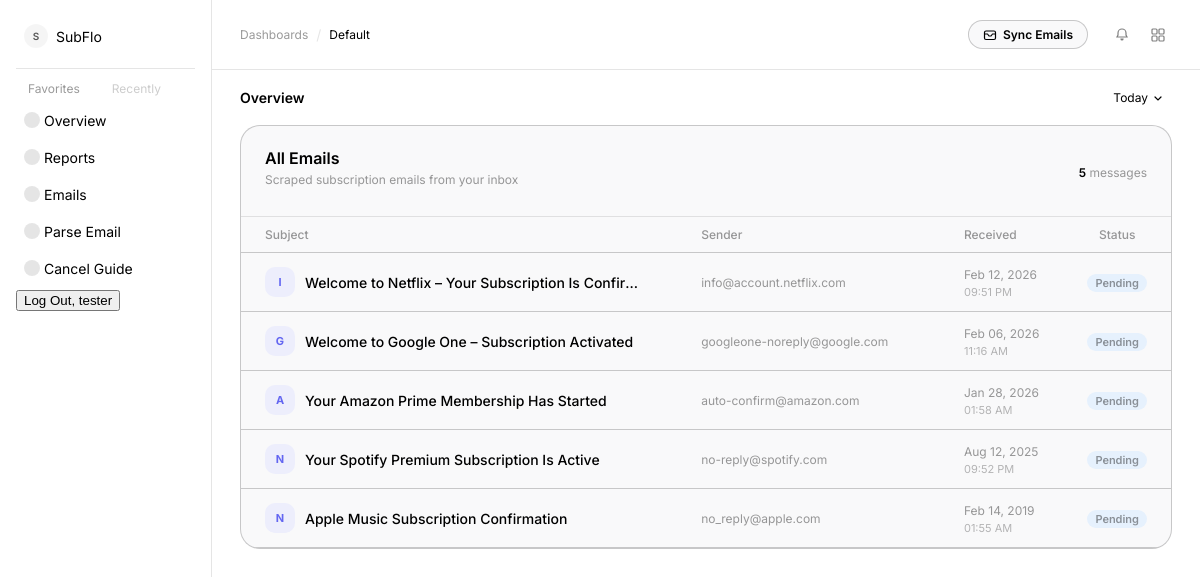
Screenshot of /dashboard/email_message/ (signed in) with the database file from the repository.
### subscriptions/models.py (models this page shows, shortened)
class EmailMessage(models.Model):
    id = models.UUIDField(primary_key=True, default=uuid.uuid4, editable=False, verbose_name="Message ID")
    user = models.ForeignKey(User, on_delete=models.CASCADE, related_name='email_messages', verbose_name="User")
    gmail_message_id = models.CharField(max_length=32, verbose_name="Gmail Message ID",default="")
    subject = models.CharField(max_length=255, verbose_name="Subject")
    sender = models.CharField(max_length=255, verbose_name="Sender")
    received_date = models.DateTimeField(verbose_name="Received Date")
    raw_email_body = models.TextField(verbose_name="Raw Email Body")
    parsed_data = models.JSONField(null=True, blank=True, verbose_name="Parsed Data")  # Store the LLM output
    created_at = models.DateTimeField(auto_now_add=True, verbose_name="Created At")    # Time when `parsed_data` is filled
    class Meta:
        verbose_name = "Email Message"
        verbose_name_plural = "Email Messages"
        ordering = ["user", "-received_date"]
        constraints = [
            models.UniqueConstraint(
                fields=["user", "gmail_message_id"],
                name="unique_user_gmail_message_id",
            )
        ]

### dashboard/views.py (the view)
# urls.py: path("email_message/", email_message_list, name="email_message_list-url"),
@login_required(login_url='login_urlpattern')
def email_message_list(request):
    email_messages = EmailMessage.objects.filter(user=request.user).values("id", "subject", "sender", "received_date")
    template = loader.get_template("dashboard/email_message_list.html")
    context = {"email_messages": email_messages}
    output = template.render(context, request)
    return HttpResponse(output)

### templates/dashboard/email_message_list.html (shortened to what this page needs)
{% extends "base.html" %}
{% block content %}
<div class="ds-panel" style="padding: 0; overflow: hidden;">
  <div class="ds-panel-header" style="padding: 20px 24px 16px; border-bottom: 1px solid var(--colors-black-10); margin-bottom: 0;">
    <div>
      <div class="ds-panel-title" style="font-size: 16px; line-height: 24px;">All Emails</div>
      <p style="font-size: var(--12-regular-font-size); color: var(--colors-black-40); margin-top: 2px; line-height: var(--12-regular-line-height);">
        Scraped subscription emails from your inbox
      </p>
    </div>
    <div style="display: flex; align-items: center; gap: 10px; flex-wrap: wrap;">
      <span style="
        font-size: var(--12-regular-font-size);
        color: var(--colors-black-40);
        line-height: var(--12-regular-line-height);
      ">
        <span style="font-weight: 600; color: var(--colors-black-100);">{{ email_messages|length }}</span> message{{ email_messages|length|pluralize }}
      </span>
    </div>
  </div>
  <div class="ds-overflow-x">
    <table class="ds-data-table" style="min-width: 600px;">
      <thead>
        <tr>
          <th style="padding: 10px 24px; width: 48%;">Subject</th>
          <th style="padding: 10px 24px; width: 32%;">Sender</th>
          <th style="padding: 10px 24px; width: 12%;">Received</th>
          <th style="padding: 10px 24px; width: 8%; text-align: center;">Status</th>
        </tr>
      </thead>
      <tbody>
        {% for email in email_messages %}
        <tr style="transition: background-color 0.12s ease;" onmouseover="this.style.backgroundColor='var(--colors-black-4)'" onmouseout="this.style.backgroundColor=''">
          <td style="padding: 12px 24px;">
            <a href="{% url 'email_message_detail-url' email.id %}"
               style="
                 display: flex;
                 align-items: center;
                 gap: 10px;
                 text-decoration: none;
                 color: inherit;
               ">
              <div class="ds-avatar" style="
                background-color: var(--colors-background-4);
                color: #6366f1;
                font-size: 11px;
                font-weight: 700;
                flex-shrink: 0;
              ">
                {{ email.sender|slice:":1"|upper }}
              </div>
              <span style="
                font-size: var(--14-regular-font-size);
                color: var(--colors-black-100);
                font-weight: 500;
                overflow: hidden;
                text-overflow: ellipsis;
                white-space: nowrap;
                max-width: 340px;
              ">{{ email.subject }}</span>
            </a>
          </td>
          <td style="padding: 12px 24px;">
            <span style="
              font-size: var(--12-regular-font-size);
              color: var(--colors-black-40);
              overflow: hidden;
              text-overflow: ellipsis;
              white-space: nowrap;
              display: block;
              max-width: 260px;
            ">{{ email.sender }}</span>
          </td>
          <td style="padding: 12px 24px; white-space: nowrap;">
            <span style="font-size: var(--12-regular-font-size); color: var(--colors-black-40);">
              {{ email.received_date|date:"M d, Y" }}
            </span>
            <br>
            <span style="font-size: 11px; color: var(--colors-black-40); opacity: 0.7;">
              {{ email.received_date|date:"h:i A" }}
            </span>
          </td>
          <td style="padding: 12px 24px; text-align: center;">
            {% if email.parsed_data %}
              {% if email.parsed_data.status == "parsed" %}
                <span style="
                  display: inline-block;
                  padding: 2px 8px;
                  border-radius: 20px;
                  background-color: #d1fae5;
                  color: #065f46;
                  font-size: 11px;
                  font-weight: 600;
                  white-space: nowrap;
                ">Parsed</span>
              {% elif email.parsed_data.status == "not_subscription" %}
                <span style="
                  display: inline-block;
                  padding: 2px 8px;
                  border-radius: 20px;
                  background-color: var(--colors-black-4);
                  color: var(--colors-black-40);
                  font-size: 11px;
                  font-weight: 600;
                  white-space: nowrap;
                ">Skipped</span>
              {% else %}
                <span style="
                  display: inline-block;
                  padding: 2px 8px;
                  border-radius: 20px;
                  background-color: #fef3c7;
                  color: #92400e;
                  font-size: 11px;
                  font-weight: 600;
                  white-space: nowrap;
                ">Error</span>
              {% endif %}
            {% else %}
              <span style="
                display: inline-block;
                padding: 2px 8px;
                border-radius: 20px;
                background-color: var(--colors-background-5);
                color: var(--colors-black-40);
                font-size: 11px;
                font-weight: 600;
                white-space: nowrap;
              ">Pending</span>
            {% endif %}
          </td>
        </tr>
        {% endfor %}
      </tbody>
    </table>
  </div>
</div>
{% endblock %}

### templates/base.html (shortened to what this page needs)
{% load static %}
<!DOCTYPE html>
<html lang="en">
<head>
  <link href="{% static 'css/globals.css' %}" rel="stylesheet">
  <link href="{% static 'css/styleguide.css' %}" rel="stylesheet">
  <link href="{% static 'css/design-system.css' %}" rel="stylesheet">
  <link href="{% static 'css/dashboard.css' %}" rel="stylesheet">
</head>
<body data-spacing-mode="standard" data-colors-mode="snowui-light" data-corner-radius-mode="standard">
<div class="shell" x-data="{ sideOpen: false }">
  <aside class="sidebar">
    <a href="{% url 'subscription-list-url' %}" class="sidebar-logo">
      <div class="avatar-sm">S</div>
      <span class="sidebar-name">SubFlo</span>
    </a>
    <div class="sidebar-group">
      <button class="sidebar-btn">Favorites</button>
      <button class="sidebar-btn muted">Recently</button>
    </div>
    {% if user.is_authenticated %}
      <a href="{% url 'subscription-list-url' %}" class="sidebar-item">
        <div class="dot-icon"></div>
        <span>Overview</span>
      </a>
      <a href="{% url 'reports-url' %}" class="sidebar-item">
        <div class="dot-icon"></div>
        <span>Reports</span>
      </a>
      <a href="{% url 'email_message_list-url' %}" class="sidebar-item">
        <div class="dot-icon"></div>
        <span>Emails</span>
      </a>
      <a href="{% url 'subscriptions:parse_email' %}" class="sidebar-item">
        <div class="dot-icon"></div>
        <span>Parse Email</span>
      </a>
      <a href="{% url 'subscriptions:cancel_guide' %}" class="sidebar-item">
        <div class="dot-icon"></div>
        <span>Cancel Guide</span>
      </a>
    {% endif %}
    {% if user.is_authenticated %}
      <form action="{% url 'logout_urlpattern' %}" method="post" class="ms-auto">
        <button class="btn btn-sm btn-outline-light" type="submit">
          Log Out, {{ user.get_username }}
        </button>
      </form>
    {% else %}
      <a class="btn btn-sm btn-outline-light ms-auto" href="{% url 'login_urlpattern' %}">Log In</a>
    {% endif %}
  </aside>
  <div class="main">
    <header class="header">
      <nav class="breadcrumb">
        <a href="{% url 'subscription-list-url' %}">Dashboards</a>
        <span class="sep">/</span>
        <button class="active">Default</button>
      </nav>
      <div class="header-right">
        {% if user.is_authenticated %}
        <button
          id="scrape-btn"
          type="button"
          onclick="runScrape()"
          style="
            display: inline-flex;
            align-items: center;
            gap: 6px;
            padding: 6px 14px;
            border-radius: 9999px;
            border: 1px solid var(--colors-black-20);
            background-color: var(--colors-background-2);
            color: var(--colors-black-100);
            font-family: var(--14-regular-font-family);
            font-size: var(--12-regular-font-size);
            font-weight: 600;
            cursor: pointer;
            transition: background-color 0.15s ease, opacity 0.15s ease;
            white-space: nowrap;
          "
          onmouseover="if(!this.disabled) this.style.backgroundColor='var(--colors-black-4)'"
          onmouseout="this.style.backgroundColor='var(--colors-background-2)'"
        >
          <svg id="scrape-icon" width="14" height="14" viewBox="0 0 14 14" fill="none">
            <rect x="1.5" y="3" width="11" height="8.5" rx="1.5" stroke="currentColor" stroke-width="1.2"/>
            <path d="M1.5 6h3l1.5 2h2L9.5 6h3" stroke="currentColor" stroke-width="1.2" stroke-linejoin="round"/>
          </svg>
          <span id="scrape-label">Sync Emails</span>
        </button>
        {% endif %}
        <div class="header-icons">
          <button class="icon-btn" type="button" aria-label="Notifications">
            <svg viewBox="0 0 16 16" fill="none"><path d="M8 2a4 4 0 014 4v2l1 2H3l1-2V6a4 4 0 014-4zm-1 10h2a1 1 0 01-2 0z" stroke="#000" stroke-width="1.2"/></svg>
          </button>
          <button class="icon-btn" type="button" aria-label="Menu">
          </button>
        </div>
      </div>
    </header>
    {% block page_title %}
    <div class="page-title-row">
      <span class="page-title">Overview</span>
      <button class="today-btn" type="button">
        Today
        <svg width="12" height="12" viewBox="0 0 12 12" fill="none"><path d="M3 5l3 3 3-3" stroke="#000" stroke-width="1.2" stroke-linecap="round"/></svg>
      </button>
    </div>
    {% endblock %}
    <div class="content">
      <div class="dashboard">
        {% block content %}{% endblock %}
      </div>
    </div>
  </div>
</div>
</body>
</html>

### static/css/globals.css (style rules this page uses)
:root { --static-black100: rgba(0, 0, 0, 1); --14-regular-font-family: "Inter", Helvetica, sans-serif; --14-regular-font-weight: 400; --14-regular-font-size: 14px; --14-regular-letter-spacing: 0px; --14-regular-line-height: 20px; --14-regular-font-style: normal; --24-semibold-font-family: "Inter", Helvetica, sans-serif; --24-semibold-font-weight: 600; --24-semibold-font-size: 24px; --24-semibold-letter-spacing: 0px; --24-semibold-line-height: 32px; --24-semibold-font-style: normal; --12-regular-font-family: "Inter", Helvetica, sans-serif; --12-regular-font-weight: 400; --12-regular-font-size: 12px; --12-regular-letter-spacing: 0px; --12-regular-line-height: 16px; --12-regular-font-style: normal; --14-semibold-font-family: "Inter", Helvetica, sans-serif; --14-semibold-font-weight: 600; --14-semibold-font-size: 14px; --14-semibold-letter-spacing: 0px; --14-semibold-line-height: 20px; --14-semibold-font-style: normal; --spacing-4: 4px; --spacing-8: 8px; --spacing-16: 16px; --spacing-24: 24px; --spacing-28: 28px; --spacing-12-duplicate: 12px; --corner-radius-12: 12px; --corner-radius-20: 20px; --corner-radius-80: 80px; --corner-radius-8-duplicate: 8px; --colors-black-100: rgba(0, 0, 0, 1); --colors-black-40: rgba(0, 0, 0, 0.4); --colors-black-4: rgba(0, 0, 0, 0.04); --colors-black-20: rgba(0, 0, 0, 0.2); --colors-background-5: rgba(230, 241, 253, 1); --colors-background-2: rgba(249, 249, 250, 1); --colors-labels-secondary: rgba(60, 60, 67, 0.6); --accent-green: #71dd8c; --accent-teal: #6be6d3; --accent-blue: #7dbbff; --visibility-1-visibility-1: initial; --gap: 18px; --sidebar-w: 212px; --rightbar-w: 260px; --spacing-4-duplicate: 4px; --spacing-8-duplicate: 8px; --spacing-12-duplicate: 12px; --spacing-16: 16px; --spacing-20-duplicate: 20px; --spacing-28: 28px; --corner-radius-4: 4px; --corner-radius-8: 8px; --corner-radius-12: 12px; --corner-radius-20: 20px; --corner-radius-24: 24px; --corner-radius-80: 80px; --corner-radius-16-duplicate: 16px; --spacing-radius-8: 8px; --spacing-size-28: 28px; --icon-size-28-duplicate: 28px; --icon-size-24-duplicate: 24px; --colors-background-1: rgba(255, 255, 255, 1); --colors-black-10: rgba(0, 0, 0, 0.1); --colors-secondary-mint: rgba(107, 230, 211, 1); --colors-primary: var(--colors-black-100); --colors-secondary-blue: rgba(125, 187, 255, 1); --colors-secondary-purple: rgba(184, 153, 235, 1); --colors-secondary-green: rgba(113, 221, 140, 1); --colors-secondary-cyan: rgba(160, 188, 232, 1); --colors-secondary-indigo: rgba(173, 173, 251, 1); --colors-background-4: rgba(237, 238, 252, 1); --static-black80: rgba(0, 0, 0, 0.8); --static-white100: rgba(255, 255, 255, 1); }

### static/css/styleguide.css (style rules this page uses)
[data-spacing-mode="standard"] { --spacing-4: 4px; --spacing-8: 8px; --spacing-16: 16px; --spacing-24: 24px; --spacing-28: 28px; --spacing-12-duplicate: 12px; }
[data-corner-radius-mode="standard"] { --corner-radius-12: 12px; --corner-radius-20: 20px; --corner-radius-80: 80px; --corner-radius-8-duplicate: 8px; }
[data-colors-mode="snowui-light"] { --colors-black-100: rgba(0, 0, 0, 1); --colors-black-40: rgba(0, 0, 0, 0.4); --colors-black-4: rgba(0, 0, 0, 0.04); --colors-black-20: rgba(0, 0, 0, 0.2); --colors-background-5: rgba(230, 241, 253, 1); --colors-background-2: rgba(249, 249, 250, 1); }

### rows the page displays
EmailMessage: sender "I", subject "Welcome to Netflix – Your Subscription Is Confir…", sender "info@account.netflix.com", received_date "Feb 12, 2026", received_date "09:51 PM"
EmailMessage: sender "G", subject "Welcome to Google One – Subscription Activated", sender "googleone-noreply@google.com", received_date "Feb 06, 2026", received_date "11:16 AM"
EmailMessage: sender "A", subject "Your Amazon Prime Membership Has Started", sender "auto-confirm@amazon.com", received_date "Jan 28, 2026", received_date "01:58 AM"
EmailMessage: sender "N", subject "Your Spotify Premium Subscription Is Active", sender "no-reply@spotify.com", received_date "Aug 12, 2025", received_date "09:52 PM"
EmailMessage: sender "N", subject "Apple Music Subscription Confirmation", sender "no_reply@apple.com", received_date "Feb 14, 2019", received_date "01:55 AM"

### other values shown
{{ user.get_username }} "tester"
{{ email_messages|length }} "5"
